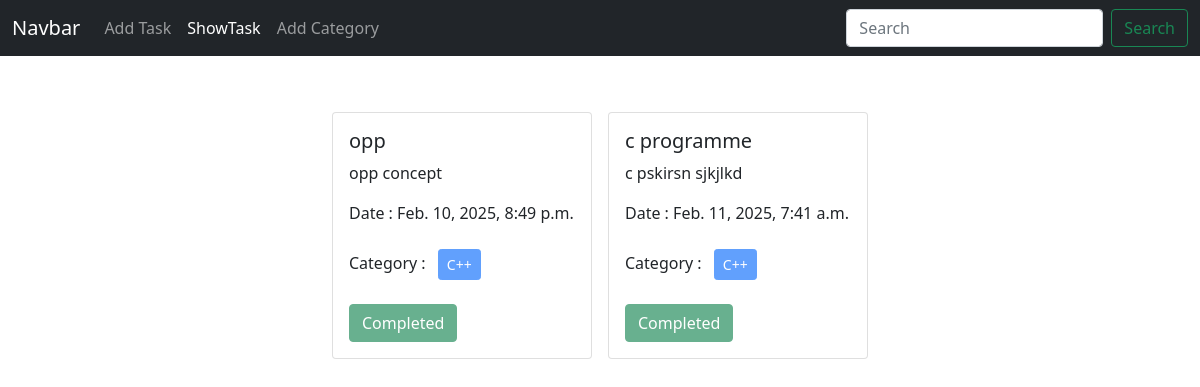
The page / on the database its author committed.
### taskmodel/models.py (models this page shows, shortened)
class TaskModel(models.Model):
    task_title = models.CharField(max_length=200)
    task_description = models.TextField()
    is_completed = models.BooleanField(default=False)
    task_assign_date = models.DateTimeField(auto_now_add=True)
    task =models.ManyToManyField(Category)

### categories/models.py (models this page shows, shortened)
class Category(models.Model):
  catagories_name = models.CharField(max_length=100)

### TaskManagment/views.py (the view)
# urls.py: 2. Add a URL to urlpatterns:  path('', views.home, name='home')
def home(request):
  form =TaskModel.objects.all()
  return render(request,'home.html',{'form' :form})

### templates/home.html
{% extends 'base.html' %} {% block content %}
<div class="d-flex flex-wrap justify-content-center px-5 pt-5">
  {% for task in form %}
  <div class="col-sm-3">
    <div class="card m-2">
      <div class="card-body">
        <h5 class="card-title">{{task.task_title}}</h5>
        <p class="card-text">{{task.task_description}}</p>
        <p>Date : {{task.task_assign_date}}</p>
        <p>
          Category :
           {% for cat in task.task.all %}
          <button class="btn btn-primary btn-sm m-2" disabled >{{cat.catagories_name}} </button>
             {% endfor %}
        </p>
        {% if task.is_completed %}
                    <button class="btn btn-success" disabled>Completed</button>
          {% else %}
          <a href="{% url 'edit_task'  task.id %}" class="btn btn-primary">Edit</a>
          <a href="{% url 'delete_task'  task.id %}" class="btn btn-warning">Delete</a>
          {% endif %}
      </div>
    </div>
  </div>
  {% endfor %}
</div>
{% endblock %}

### templates/base.html (shortened to what this page needs)
<!DOCTYPE html>
<html lang="en">
  <head>
    <link
      href="https://cdn.jsdelivr.net/npm/bootstrap@5.0.2/dist/css/bootstrap.min.css"
      rel="stylesheet"
    />
  </head>
  <body>
    <nav class="navbar navbar-expand-lg navbar-dark bg-dark">
      <div class="container-fluid">
        <a class="navbar-brand" href="#">Navbar</a>
        <div class="collapse navbar-collapse" id="navbarSupportedContent">
          <ul class="navbar-nav me-auto mb-2 mb-lg-0">
            <li class="nav-item">
              <a class="nav-link" href="{% url 'add_task' %}">Add Task</a>
            </li>
            <li class="nav-item">
              <a class="nav-link active" aria-current="page" href="{% url 'homepage' %}">ShowTask</a>
            </li>
            <li class="nav-item">
              <a class="nav-link" href="{% url 'add_category' %}">Add Category</a>
            </li>
          </ul>
          <form class="d-flex">
            <input
              class="form-control me-2"
              type="search"
              placeholder="Search"
              aria-label="Search"
            />
            <button class="btn btn-outline-success" type="submit">
              Search
            </button>
          </form>
        </div>
      </div>
    </nav>
    {% block content %}
    {% endblock %}
  </body>
</html>

### rows shown on the page
TaskModel: task_title "opp", task_description "opp concept", task_assign_date "Feb. 10, 2025, 8:49 p.m.", is_completed "Completed"
Category: catagories_name "C++"
TaskModel: task_title "c programme", task_description "c pskirsn sjkjlkd", task_assign_date "Feb. 11, 2025, 7:41 a.m.", is_completed "Completed"
